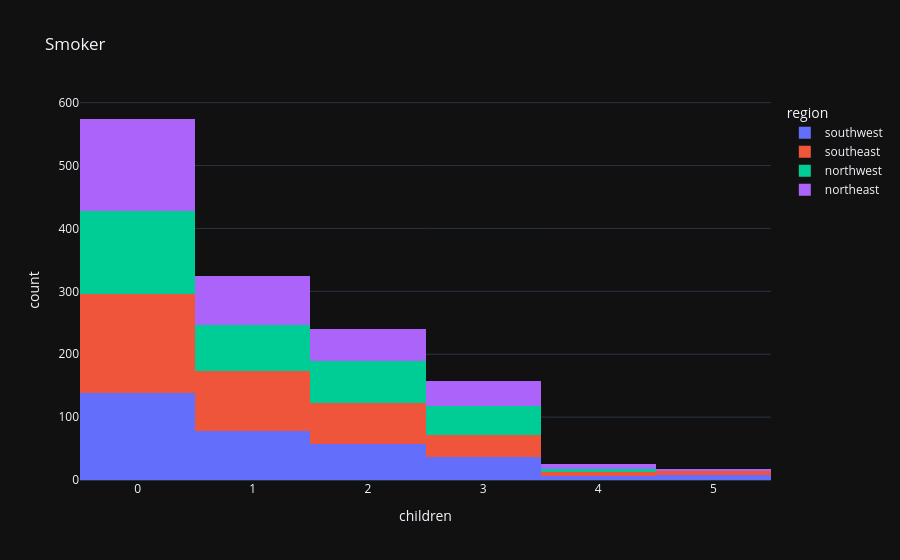

The notebook cell saved with this chart:
### Code cell
px.histogram(medical_df, x='children', color='region', title='Smoker')

### Figure 1 — Plotly figure (JSON) as saved in the notebook; plotly's stock layout.template omitted (floating-point values rounded to 4 significant figures; data arrays with more than 128 entries replaced by an {"elided": "..."} marker saying what was removed)
{"data": [{"bingroup": "x", "hovertemplate": "region=southwest<br>children=%{x}<br>count=%{y}<extra></extra>", "legendgroup": "southwest", "marker": {"color": "#636efa", "pattern": {"shape": ""}}, "name": "southwest", "orientation": "v", "showlegend": true, "x": {"elided": "325 int values"}, "xaxis": "x", "yaxis": "y", "type": "histogram"}, {"bingroup": "x", "hovertemplate": "region=southeast<br>children=%{x}<br>count=%{y}<extra></extra>", "legendgroup": "southeast", "marker": {"color": "#EF553B", "pattern": {"shape": ""}}, "name": "southeast", "orientation": "v", "showlegend": true, "x": {"elided": "364 int values"}, "xaxis": "x", "yaxis": "y", "type": "histogram"}, {"bingroup": "x", "hovertemplate": "region=northwest<br>children=%{x}<br>count=%{y}<extra></extra>", "legendgroup": "northwest", "marker": {"color": "#00cc96", "pattern": {"shape": ""}}, "name": "northwest", "orientation": "v", "showlegend": true, "x": {"elided": "325 int values"}, "xaxis": "x", "yaxis": "y", "type": "histogram"}, {"bingroup": "x", "hovertemplate": "region=northeast<br>children=%{x}<br>count=%{y}<extra></extra>", "legendgroup": "northeast", "marker": {"color": "#ab63fa", "pattern": {"shape": ""}}, "name": "northeast", "orientation": "v", "showlegend": true, "x": {"elided": "324 int values"}, "xaxis": "x", "yaxis": "y", "type": "histogram"}], "layout": {"xaxis": {"anchor": "y", "domain": [0.0, 1.0], "title": {"text": "children"}}, "yaxis": {"anchor": "x", "domain": [0.0, 1.0], "title": {"text": "count"}}, "legend": {"title": {"text": "region"}, "tracegroupgap": 0}, "title": {"text": "Smoker"}, "barmode": "relative"}}
